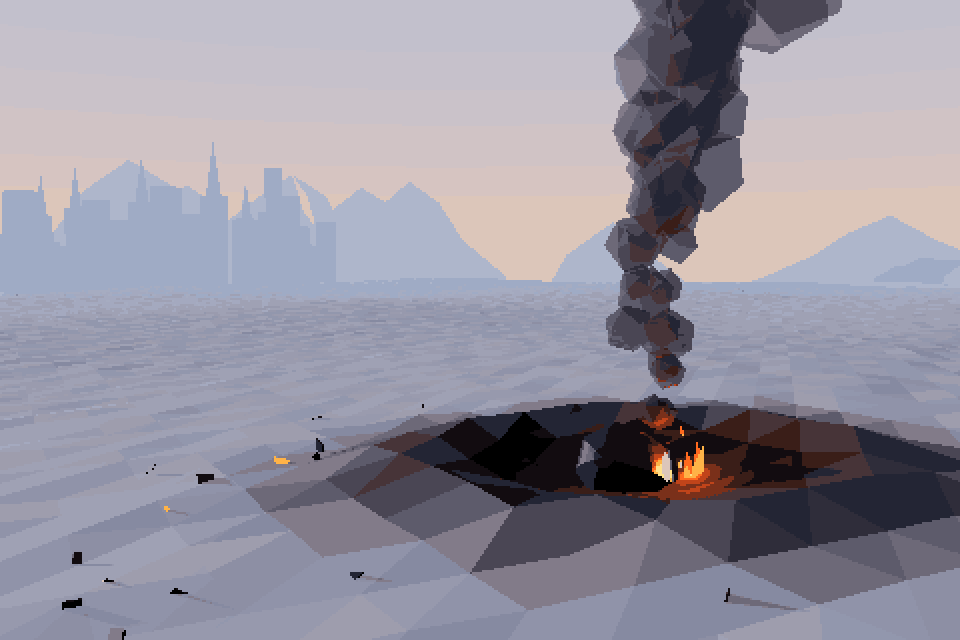
#> input picture docs/steam/background/crash_draft.png, 3840 x 2560 px (shown at 1/4 size)
$ python -i gen_crash.py   (imports and definitions only)
#> lines starting #> are read from the running program, lines starting #| are printed output that depends on the picture
#!/usr/bin/env python3
# 墜落現場のシーン crash_scene.html を seed ごとに描き、ピクセル絵にして一覧に並べる。
# 小さく描いて色を減らし、最近傍で拡大する。炎の橙は面積が小さく自動の減色で消えるので固定で足す。
#
# 使い方: nix-shell ../shell.nix 内で
#   python3 gen_crash.py 7            seed 7 の基準の構図だけ描く
#   python3 gen_crash.py 100-147      範囲の seed を描き、12枚ずつ一覧にする
#   python3 gen_crash.py 203:1-24     seed 203 の世界のまま、カメラと太陽と煙を j ごとに少しずらす
# 依存: google-chrome。Google Chrome 156.0.8078.79 で描いた絵を master にしている。
# SwiftShader の出力は Chrome の版で変わりうるので、版が違うと画素は一致しないことがある。
# 出力は ./crash-out/ に置く。

import os
import subprocess
import sys
import tempfile

from PIL import Image, ImageDraw

HERE = os.path.dirname(os.path.abspath(__file__))
OUT = os.path.join(HERE, "crash-out")
SCENE = "file://" + os.path.join(HERE, "crash_scene.html")

W, H = 480, 320
SCALE = 8
AUTO_COLORS = 26
MIN_COLORS = 64
WARM = [
    0xFF, 0x6A, 0x1F, 0xFF, 0xB3, 0x47, 0xFF, 0xE0, 0x8A,
    0xC0, 0x44, 0x1A, 0x7A, 0x30, 0x1A, 0x3A, 0x1E, 0x18,
]


# [22 lines left out: function render, not called in this run]


def pixelize(raw):
#> called with raw = 'crash_draft.png'
    im = Image.open(raw).convert("RGB").crop((0, 0, W, H))
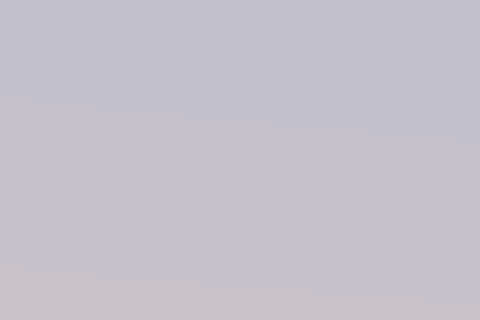
#> im: PIL image 480x320 RGB; mean R, G, B 196.9, 192.7, 203.2
    auto = im.quantize(colors=AUTO_COLORS, method=Image.Quantize.MEDIANCUT, dither=Image.Dither.NONE)
    pal = Image.new("P", (1, 1))
    colors = auto.getpalette()[: AUTO_COLORS * 3] + WARM
#> colors = 27 values, max 255 at index 9, min 24 at index 26, mean 144
    # quantize は256色の枠をすべて候補にするので、空きは最後の色で埋め、使わない黒を混ぜない
    pal.putpalette(colors + colors[-3:] * ((768 - len(colors)) // 3))
    return im.quantize(palette=pal, dither=Image.Dither.NONE).convert("RGB")


# [41 lines left out: functions seeds_of, sheet, main, not called in this run]


# [2 lines not run here, left out]

>>> result = pixelize('crash_draft.png')
